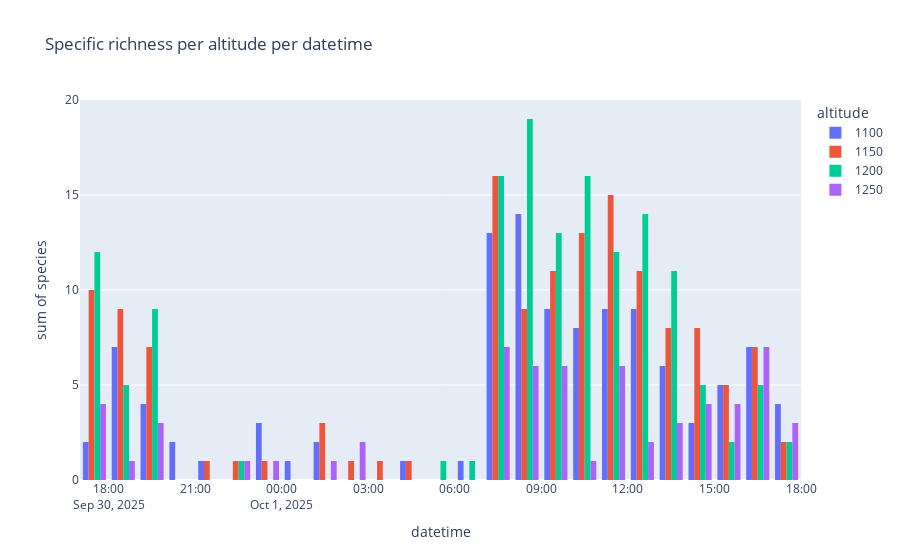

Here is the notebook cell this chart was saved with:
### Code cell
fig = px.histogram(
    specific_richness_df,
    x="datetime",
    y="species",
    color="altitude",
    title="Specific richness per altitude per datetime",
    # labels={"norm_counts": "Détections / micro"},
    nbins=25,
    barmode='group',
)
fig.show()
